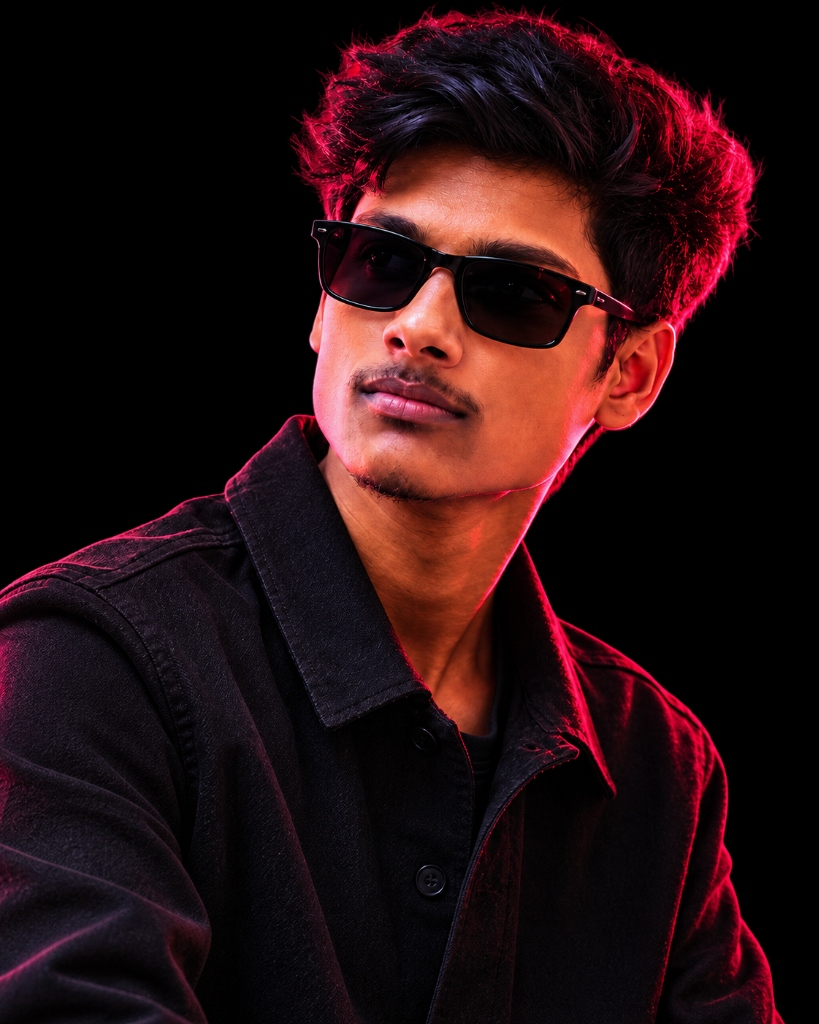
#> input picture me.png, 819 x 1024 px, found by its file name
$ python dotify.py me.png -o assets/portrait --cols 100 --equalize --detail 0.5 --color
#> lines starting #> are read from the running program, lines starting #| are printed output that depends on the picture
#!/usr/bin/env python3
"""
dotify.py - Convert photographs into animated SVG dot-matrix portraits.

Usage:
  python scripts/dotify.py me.png -o assets/portrait --cols 100 --equalize --detail 0.5 --color
"""

import argparse
import sys
import os
from PIL import Image, ImageOps, ImageEnhance

def process_image(input_path, output_path, cols=100, equalize=False, detail=0.5, color=False, bg_color=None):
#> called with input_path = 'me.png', output_path = 'assets/portrait', cols = 100, equalize = True, detail = 0.5, color = True
    if not os.path.exists(input_path):
        print(f"Error: Input image '{input_path}' not found.", file=sys.stderr)
        sys.exit(1)

    img = Image.open(input_path).convert("RGBA")
    orig_w, orig_h = img.size
#> orig_w = 819; orig_h = 1024
    aspect_ratio = orig_h / orig_w
#> aspect_ratio = 1.25

    rows = int(cols * aspect_ratio)
#> rows = 125

    # Downsample image for matrix grid sampling
    img_resized = img.resize((cols, rows), Image.Resampling.LANCZOS)
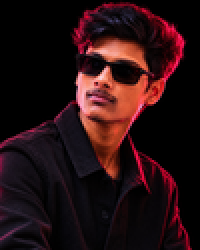
#> img_resized: PIL image 100x125 RGBA (shown 2 times larger); mean R, G, B, A 38, 15, 17, 255

    # Grayscale image for luminance processing
    gray = ImageOps.grayscale(img_resized.convert("RGB"))
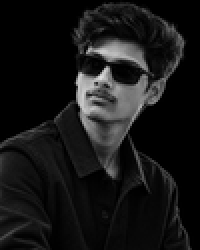
#> gray: PIL image 100x125 L (shown 2 times larger); min 0, max 223, mean 22.1

    if equalize:
        gray = ImageOps.equalize(gray)
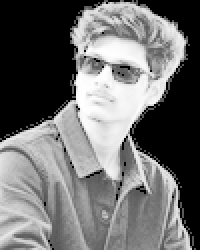
#> gray: PIL image 100x125 L (shown 2 times larger); min 0, max 255, mean 110.8
        enhancer = ImageEnhance.Contrast(gray)
        gray = enhancer.enhance(1.15)

    # Grid dimension setup
    cell_size = 10.0
    padding = 8.0
    grid_w = cols * cell_size
    grid_h = rows * cell_size
#> grid_h = 1250
    svg_w = grid_w + (padding * 2.0)
    svg_h = grid_h + (padding * 2.0)
#> svg_h = 1266
    max_radius = (cell_size / 2.0) * 0.94

    gamma = 1.5 - (detail * 0.9)

    out_file = output_path
    if not out_file.lower().endswith(".svg"):
        out_file = out_file + ".svg"

    os.makedirs(os.path.dirname(os.path.abspath(out_file)), exist_ok=True)

    # Keyframe animation styles matching the specified pattern
    max_total_delay = 2.500
    delay_step = max_total_delay / max(1, rows - 1)
#> delay_step = 0.0202

    css_rules = [
        "@keyframes rv{from{opacity:0}to{opacity:1}}",
        ".rw{animation:rv 0.45s ease-out both}"
    ]
    for r in range(rows):
        d = r * delay_step
        css_rules.append(f".r{r}{{animation-delay:{d:.3f}s}}")

    style_block = f"<style>{''.join(css_rules)}</style>"

    pixels_gray = gray.load()
    pixels_color = img_resized.load()

    row_groups = []
    total_dots = 0

    for y in range(rows):
        row_circles = []
        for x in range(cols):
            lum = pixels_gray[x, y] / 255.0
            r_c, g_c, b_c, a_c = pixels_color[x, y]

            if a_c < 25 or lum < 0.04:
                continue

            norm_lum = lum ** gamma
            radius = max_radius * norm_lum

            if radius < 0.35:
                continue

            cx = (x + 0.5) * cell_size
            cy = (y + 0.5) * cell_size

            if color:
                fill_str = f"#{r_c:02x}{g_c:02x}{b_c:02x}"
            else:
                fill_str = "#ffffff"

            row_circles.append(
                f'<circle cx="{cx:.1f}" cy="{cy:.1f}" r="{radius:.2f}" fill="{fill_str}"/>'
            )
            total_dots += 1

        if row_circles:
            group_str = f'    <g class="rw r{y}">\n      ' + "".join(row_circles) + '\n    </g>'
            row_groups.append(group_str)
#> after the loop, row_groups = 125 items; total_dots = 8117

    bg_rect = f'  <rect width="100%" height="100%" fill="{bg_color}"/>\n' if bg_color else ""

    svg_content = f'''<svg xmlns="http://www.w3.org/2000/svg" viewBox="0 0 {svg_w:.1f} {svg_h:.1f}" width="{svg_w:.1f}" height="{svg_h:.1f}" role="img" aria-label="dot-matrix portrait">
{style_block}
{bg_rect}  <g transform="translate({padding:.1f},{padding:.1f})">
''' + "\n".join(row_groups) + '''
  </g>
</svg>'''

    with open(out_file, "w", encoding="utf-8") as f:
        f.write(svg_content)

    print(f"Successfully generated animated dot-matrix SVG portrait: {out_file}")
    print(f"Grid size: {cols}x{rows} ({total_dots} dots rendered)")
#| Grid size: 100x125 (8117 dots rendered)

def main():
    parser = argparse.ArgumentParser(description="Convert an image into an animated SVG dot-matrix portrait.")
    parser.add_argument("input", help="Path to input image (e.g., me.png)")
    parser.add_argument("-o", "--output", default="assets/portrait", help="Output path prefix or .svg file (default: assets/portrait)")
    parser.add_argument("--cols", type=int, default=100, help="Number of matrix columns (default: 100)")
    parser.add_argument("--equalize", action="store_true", help="Apply histogram equalization for preserving details")
    parser.add_argument("--detail", type=float, default=0.5, help="Detail weight between 0.0 and 1.0 (default: 0.5)")
    parser.add_argument("--color", action="store_true", help="Use original image colors for dots")
    parser.add_argument("--bg", type=str, default=None, help="Optional background color for SVG (e.g. #0d1117)")

    args = parser.parse_args()
    process_image(
        input_path=args.input,
        output_path=args.output,
        cols=args.cols,
        equalize=args.equalize,
        detail=args.detail,
        color=args.color,
        bg_color=args.bg
    )

if __name__ == "__main__":
    main()
